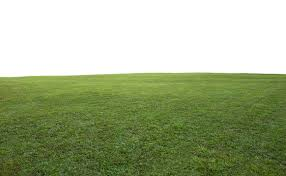
#> input picture lab2 image/grass 208 image/test/download-1.jpg, 286 x 176 px, given as the content of the folder lab2 image/grass 208 image/train, which was not available
$ python -i test1.py   (imports and definitions only)   (older library calls are emulated)
#> lines starting #> are read from the running program, lines starting #| are printed output that depends on the picture; pictures that were not available may be replaced by others from this repository, and a replacement may not be noted
from PIL import Image
import numpy as np
from skimage.feature import graycomatrix, graycoprops
from skimage.feature import local_binary_pattern
from sklearn.model_selection import GridSearchCV
from sklearn.svm import SVC
from sklearn.metrics import accuracy_score, confusion_matrix, classification_report
import os
import gradio as gr

# Optimized GLCM feature extraction function
def extract_glcm_features(image, distances=[1, 2, 3], angles=[0, np.pi/4, np.pi/2, 3*np.pi/4]):
    glcm = graycomatrix(image, distances=distances, angles=angles, levels=256, symmetric=True, normed=True)
    features = []
    properties = ['contrast', 'dissimilarity', 'homogeneity', 'energy', 'correlation', 'ASM']
    for prop in properties:
        features.append(graycoprops(glcm, prop).flatten())
    return np.hstack(features)

# Optimized multi-scale LBP feature extraction function
def extract_multiscale_lbp_features(image):
    radii = [1, 2, 3]
    n_points = [8, 16, 24]
    features = []
    for radius, points in zip(radii, n_points):
        lbp = local_binary_pattern(image, points, radius, method="uniform")
        n_bins = int(lbp.max() + 1)
        hist, _ = np.histogram(lbp, density=True, bins=n_bins, range=(0, n_bins))
        features.append(hist)
    return np.hstack(features)

# Load images from folder
def load_images_from_folder(folder, label=None):
    images = []
    labels = []
    for filename in os.listdir(folder):
        img_path = os.path.join(folder, filename)
        img = Image.open(img_path).convert('L')  # Convert to grayscale
        img = img.resize((128, 128))  # Resize image
        img_array = np.array(img)
        images.append(img_array)
        if label is not None:
            labels.append(label)
    return images, labels

# Load entire dataset (train, validation, and test sets)
def load_dataset(root_dir):
    X_train, y_train = [], []
    X_val, y_val = [], []
    X_test, y_test = [], []

    # Grass data
    grass_train, grass_train_labels = load_images_from_folder(os.path.join(root_dir, 'grass 208 image/train'), 0)
    grass_val, grass_val_labels = load_images_from_folder(os.path.join(root_dir, 'grass 208 image/validation'), 0)
    grass_test, grass_test_labels = load_images_from_folder(os.path.join(root_dir, 'grass 208 image/test'), 0)

    # Wood data
    wood_train, wood_train_labels = load_images_from_folder(os.path.join(root_dir, 'wood 150 image/train'), 1)
    wood_val, wood_val_labels = load_images_from_folder(os.path.join(root_dir, 'wood 150 image/validation'), 1)
    wood_test, wood_test_labels = load_images_from_folder(os.path.join(root_dir, 'wood 150 image/test'), 1)

    # Combine grass and wood data
    X_train.extend(grass_train + wood_train)
    y_train.extend(grass_train_labels + wood_train_labels)

    X_val.extend(grass_val + wood_val)
    y_val.extend(grass_val_labels + wood_val_labels)

    X_test.extend(grass_test + wood_test)
    y_test.extend(grass_test_labels + wood_test_labels)

    return np.array(X_train), np.array(y_train), np.array(X_val), np.array(y_val), np.array(X_test), np.array(y_test)

# Feature extraction (GLCM and LBP)
def extract_features(image, method='GLCM'):
    if method == 'GLCM':
        feature = extract_glcm_features(image)
    elif method == 'LBP':
        feature = extract_multiscale_lbp_features(image)
    else:
        raise ValueError("Invalid method: choose 'GLCM' or 'LBP'")
    return np.array(feature).reshape(1, -1)

# Hyperparameter tuning
def tune_hyperparameters(X_train, y_train):
    param_grid = {
        'C': [0.1, 1, 10, 100],
        'kernel': ['linear', 'rbf'],
        'gamma': ['scale', 'auto', 0.1, 0.01]
    }

    grid_search = GridSearchCV(SVC(), param_grid, cv=5, n_jobs=-1)
    grid_search.fit(X_train, y_train)

    return grid_search.best_estimator_

# Main function
def main():
    # Load dataset
    X_train, y_train, X_val, y_val, X_test, y_test = load_dataset('lab2 image')
#> in load_images_from_folder, `img = Image.open(img_path).convert('L')`:
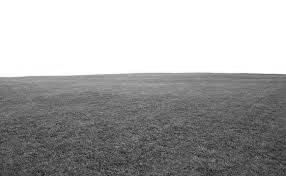
#> img: PIL image 286x176 L; min 18, max 255, mean 166.7
#> in load_images_from_folder, `img = img.resize((128, 128))`:
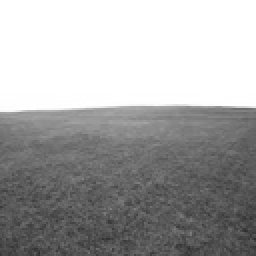
#> img: PIL image 128x128 L (shown 2 times larger); min 45, max 255, mean 166.7
#> pass 2 of the loop in load_images_from_folder, `for filename in os.listdir(folder):`:
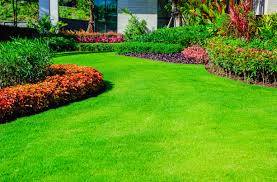
#> input picture lab2 image/grass 208 image/test/download-2.jpg, 277 x 182 px
#> in load_images_from_folder (call 3), `img = Image.open(img_path).convert('L')`:
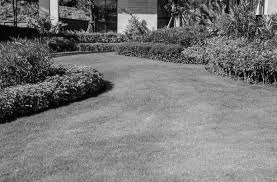
#> img: PIL image 277x182 L; min 0, max 241, mean 119.3
#> in load_images_from_folder (call 3), `img = img.resize((128, 128))`:
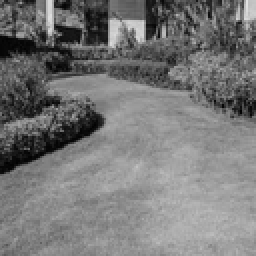
#> img: PIL image 128x128 L (shown 2 times larger); min 0, max 225, mean 119.3
#> pass 3 of the loop in load_images_from_folder, `for filename in os.listdir(folder):`:
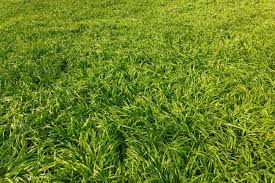
#> input picture lab2 image/grass 208 image/test/download-3.jpg, 275 x 183 px
#> in load_images_from_folder (call 3), `img = Image.open(img_path).convert('L')`:
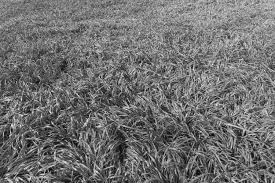
#> img: PIL image 275x183 L; min 4, max 242, mean 112.4
#> in load_images_from_folder (call 3), `img = img.resize((128, 128))`:
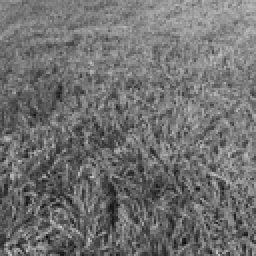
#> img: PIL image 128x128 L (shown 2 times larger); min 7, max 205, mean 112.4
#> the loop made 4 passes; the first 3 are shown
#> pass 2 of the loop in load_images_from_folder, `for filename in os.listdir(folder):`:
#> pass 3 of the loop in load_images_from_folder, `for filename in os.listdir(folder):`:
#> the loop made 4 passes; the first 3 are shown

    # Extract GLCM and multi-scale LBP features for train, validation, and test sets
    X_train_glcm = np.vstack([extract_features(img, method='GLCM') for img in X_train])
    X_val_glcm = np.vstack([extract_features(img, method='GLCM') for img in X_val])
    X_test_glcm = np.vstack([extract_features(img, method='GLCM') for img in X_test])

    X_train_lbp = np.vstack([extract_features(img, method='LBP') for img in X_train])
    X_val_lbp = np.vstack([extract_features(img, method='LBP') for img in X_val])
    X_test_lbp = np.vstack([extract_features(img, method='LBP') for img in X_test])

    # Hyperparameter tuning
    print("Tuning GLCM model...")
    best_glcm_model = tune_hyperparameters(X_train_glcm, y_train)
    print("Tuning LBP model...")
    best_lbp_model = tune_hyperparameters(X_train_lbp, y_train)

    # Validation set evaluation
    val_accuracy_glcm = accuracy_score(y_val, best_glcm_model.predict(X_val_glcm))
    val_accuracy_lbp = accuracy_score(y_val, best_lbp_model.predict(X_val_lbp))
    print(f"Optimized GLCM validation accuracy: {val_accuracy_glcm}")
    print(f"Optimized LBP validation accuracy: {val_accuracy_lbp}")

    # Test set evaluation
    y_test_pred_glcm = best_glcm_model.predict(X_test_glcm)
    y_test_pred_lbp = best_lbp_model.predict(X_test_lbp)

    test_accuracy_glcm = accuracy_score(y_test, y_test_pred_glcm)
    test_accuracy_lbp = accuracy_score(y_test, y_test_pred_lbp)
    print(f"Optimized GLCM test accuracy: {test_accuracy_glcm}")
    print(f"Optimized LBP test accuracy: {test_accuracy_lbp}")

    # Print classification reports and confusion matrices for GLCM and LBP models
    print("---- GLCM Model Evaluation ----")
    print("GLCM Accuracy: ", test_accuracy_glcm)
    print("GLCM Classification Report:")
    print(classification_report(y_test, y_test_pred_glcm, target_names=["Grass", "Wood"]))
    print("GLCM Confusion Matrix:")
    print(confusion_matrix(y_test, y_test_pred_glcm))

    print("---- LBP Model Evaluation ----")
    print("LBP Accuracy: ", test_accuracy_lbp)
    print("LBP Classification Report:")
    print(classification_report(y_test, y_test_pred_lbp, target_names=["Grass", "Wood"]))
    print("LBP Confusion Matrix:")
    print(confusion_matrix(y_test, y_test_pred_lbp))

    return best_glcm_model, best_lbp_model

# Prediction function
def predict(image, algorithm):
    image = image.convert('L')  # Convert to grayscale
    image = np.array(image.resize((128, 128)))  # Resize image

    # Extract features
    features = extract_features(image, method=algorithm)
    features = np.array(features).reshape(1, -1)  # Convert to 2D array

    # Use selected algorithm for prediction
    model = best_glcm_model if algorithm == 'GLCM' else best_lbp_model
    prediction = model.predict(features)
    return "Grass" if prediction[0] == 0 else "Wood"

# Evaluate entire folder of images
def evaluate_folder(folder_path, algorithm):
    images, labels = load_images_from_folder(folder_path)
    correct_predictions = 0
    total_images = len(images)

    for img, label in zip(images, labels):
        pred = predict(Image.fromarray(img), algorithm)
        correct_predictions += (pred == "Grass" if label == 0 else "Wood")

    accuracy = correct_predictions / total_images
    return f"{algorithm} model accuracy on folder: {accuracy:.2f}"

# Run the main function to train and evaluate models
# [1 line that did not run here, left out]

# Gradio interface (single image and folder batch evaluation)
# [9 lines that did not run here, left out]

# Folder evaluation interface
# [7 lines that did not run here, left out]

# Launch Gradio interfaces
# [2 lines not run here, left out]

>>> result = main()
#> pass 2 of the loop in load_images_from_folder, `for filename in os.listdir(folder):`:
#> pass 3 of the loop in load_images_from_folder, `for filename in os.listdir(folder):`:
#> the loop made 4 passes; the first 3 are shown
#> pass 2 of the loop in load_images_from_folder, `for filename in os.listdir(folder):`:
#> pass 3 of the loop in load_images_from_folder, `for filename in os.listdir(folder):`:
#> the loop made 4 passes; the first 3 are shown
#> (the run stopped early here; a loop or call above may not have finished)
